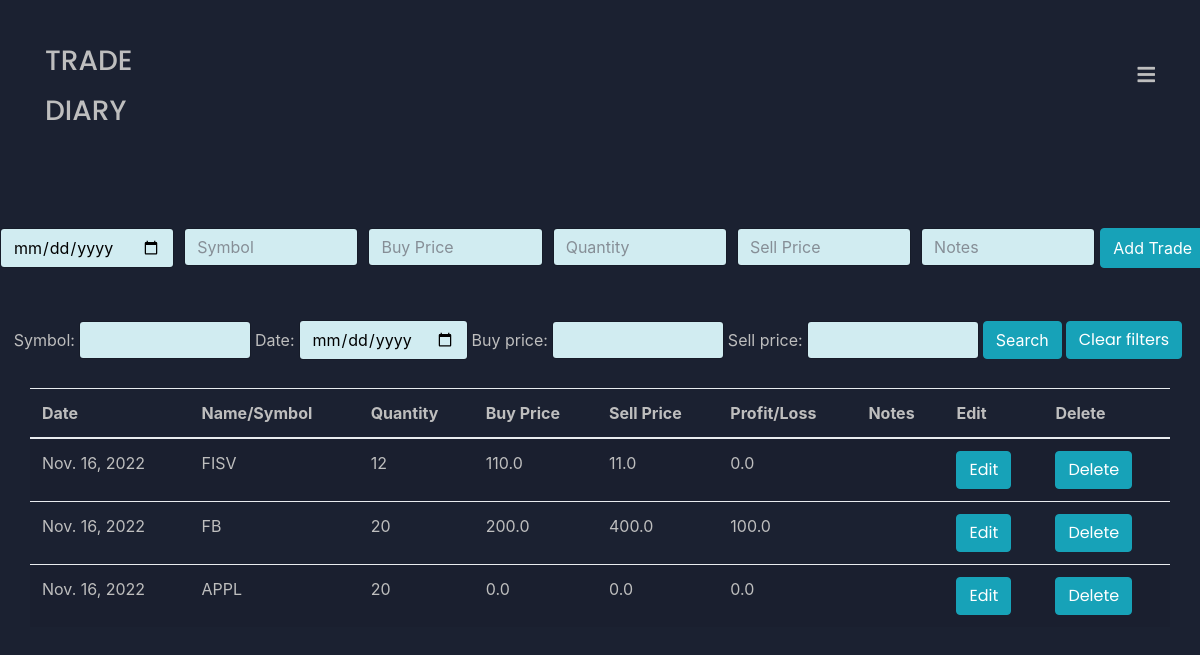
Page /tradesheet/ on the earlier database version.
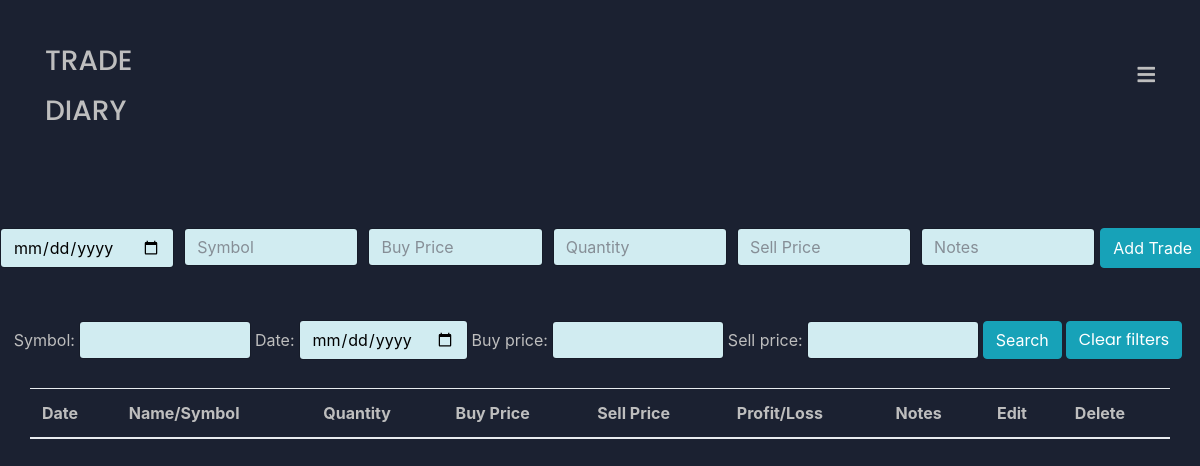
Same page on the later database version.
### TradeSheet/models.py (models this page shows, shortened)
class TradeSheet(models.Model):
    date = models.DateField(auto_now=False, auto_now_add=False,blank=True,default=datetime.now)
    symbol = models.CharField(max_length=8)
    no_of_shares = models.IntegerField(default=0)
    buy_price = models.FloatField(default=0)
    sell_price = models.FloatField(default=0)
    profit_loss = models.FloatField(default=0)
    notes = models.TextField(default="")
    class Meta:
        verbose_name = ("Trading Sheet")
        ordering = ("-date",)

### TradeSheet/views.py (the view)
# urls.py: path('',views.displaysheet, name="tradesheet"),
def displaysheet(request):
    if request.method == "POST":
        form = TradeSheetForm(request.POST or None)
        if form.is_valid():
            form.save()
            messages.success(request, ("Trade Added!s"))
        else:
            for field in form:
                print("Field Error:", field.name,  field.errors)
        return redirect('tradesheet')
    else:
        sheet = TradeSheet.objects.all().values()
        myFilter = TradeSheetFilter(request.GET,queryset=sheet)
        sheet = myFilter.qs
        context = {'sheet':sheet, 'myFilter':myFilter}
        return render(request,'tradesheet.html',context)

### TradeSheet/templates/tradesheet.html (shortened to what this page needs)
{% extends 'base.html' %}
{% load mathfilters %}
{% block body %}
<br><br>
{% load static %}
<link rel="stylesheet" href="{% static 'Trade.css' %}">
<form method="POST" action="">
  <div class="form-row">
    <div class="col">
      <input type="date" class="form-control" placeholder="Date" name="date">
    </div>
    <div class="col">
      <input type="text" class="form-control" placeholder="Symbol" name="symbol">
    </div>
    <div class="col">
      <input type="text" class="form-control" placeholder="Buy Price" name="buy_price">
    </div>
    <div class="col">
      <input type="text" class="form-control" placeholder="Quantity" name="no_of_shares">
    </div>
    <div class="col">
      <input type="text" class="form-control" placeholder="Sell Price" name="sell_price">
    </div>
    <div class="col">
      <input type="text" class="form-control" placeholder="Notes" name="notes">
    </div>
    <button type="submit" class="btn btn-info">Add Trade</button>
  </div>
</form>
<br><br>
<div class="row">
  <div class="col">
        <div>
        <form method="get" class="form-inline justify-content-center">
        {{myFilter.form}}
        <button type="submit" class="btn btn-info">Search</button>
        {% if myFilter.is_bound %}
        <a href="{% url 'tradesheet' %}" class="btn btn-info m-1" role="button">Clear filters</a>
        {% endif %}
        </form>
        <br>
    </div>
  </div>
</div>
<table class="table table-hover table-striped navbar-center" style = "width: 95%;">
    <thead>
      <tr>
        <th scope="col">Date</th>
        <th scope="col">Name/Symbol</th>
        <th scope="col">Quantity</th>
        <th scope="col">Buy Price</th>
        <th scope="col">Sell Price</th>
        <th scope="col">Profit/Loss</th>
        <th scope="col">Notes</th>
        <th scope="col">Edit</th>
        <th scope="col">Delete</th>
      </tr>
    </thead>
    <tbody>
        {% for i in sheet %}
            <tr>
            <td>{{i.date}}</td>
            <td>{{i.symbol}}</td>
            <td>{{i.no_of_shares}}</td>
            <td>{{i.buy_price}}</td>
            <td>{{i.sell_price}}</td>
            <td>{{i.profit_loss}}</td>
            <td>{{i.notes}}</td>
            <td><a href="{% url 'editTrade' i.id %}" class="btn btn-info" role="button" aria-pressed="true" >Edit</a></td>
            <td><a href="{% url 'deleteTrade' i.id %}" class="btn btn-info" role="button" aria-pressed="true">Delete</a></td>
            </tr>
        {% endfor %}
    </tbody>
  </table>
{% endblock body %}

Differences in the rows shown:
removed TradeSheet: date "Nov. 16, 2022", symbol "FISV", no_of_shares "12", buy_price "110.0", sell_price "11.0", profit_loss "0.0"
removed TradeSheet: date "Nov. 16, 2022", symbol "FB", no_of_shares "20", buy_price "200.0", sell_price "400.0", profit_loss "100.0"
removed TradeSheet: date "Nov. 16, 2022", symbol "APPL", no_of_shares "20", buy_price "0.0", sell_price "0.0", profit_loss "0.0"
